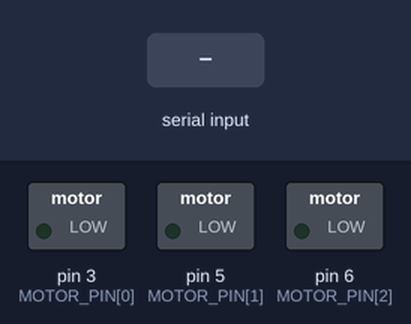
A sketch run on a simulated Arduino Uno, built with avr-gcc and run on an emulated ATmega328P. Shown: switched loads named in the sketch (green lamp = pin HIGH). The inputs (shaded band) are chosen by the test bench.

Above: at 1.2 s.
1.3 s: "H,90,45,200,10\n" received over Serial
At 1.55 s:
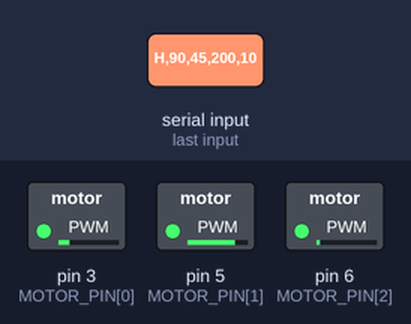
Timing chart, 0 to 4.3 s (numbered marks = the images above; inputs shaded):
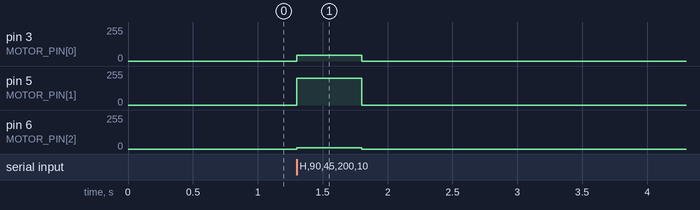

The sketch:

arduino_haptics.ino
```cpp
/* Vishwakarma Stage 2 research prototype: three directional vibration channels.
   Board: Arduino UNO R4 Minima; pins D3/D5/D6 PWM.
   Serial protocol: H,sequence,left_pwm,center_pwm,right_pwm\n  (0-255)
   Outputs stop after stale command; THIS IS NOT A CERTIFIED SAFETY DEVICE.
   Drivers: logic-level N-MOSFET low side; flyback diode on each ERM motor.
*/
#include <Arduino.h>
#include <stdio.h>
const uint8_t MOTOR_PIN[3] = {3, 5, 6};
const unsigned long COMMAND_TIMEOUT_MS = 500; // proposed setting; bench verify
const size_t MAX_LINE = 54;
char buffer[MAX_LINE];
size_t used = 0;
unsigned long lastGood = 0;
bool active = false;
void off() { for (uint8_t p : MOTOR_PIN) analogWrite(p, 0); }
void apply(char *line) {
  unsigned int seq = 0;
  int l = -1, c = -1, r = -1;
  if (sscanf(line, "H,%u,%d,%d,%d", &seq, &l, &c, &r) != 4) return;
  if (l<0 || l>255 || c<0 || c>255 || r<0 || r>255) return;
  analogWrite(MOTOR_PIN[0], l);
  analogWrite(MOTOR_PIN[1], c);
  analogWrite(MOTOR_PIN[2], r);
  lastGood = millis();
  active = true;
}
void setup() {
  for (uint8_t p : MOTOR_PIN) pinMode(p, OUTPUT);
  off();
  Serial.begin(115200);
  lastGood = millis();
}
void loop() {
  while (Serial.available()) {
    char c = Serial.read();
    if (c == '\r') continue;
    if (c == '\n') { buffer[used] = 0; apply(buffer); used = 0; }
    else if (used < MAX_LINE - 1) buffer[used++] = c;
    else used = 0;
  }
  if (active && (millis() - lastGood > COMMAND_TIMEOUT_MS)) {
    off(); active = false;
  }
}
```

Measured:
- after the input at 1.3 s, pin 3 (MOTOR_PIN[0]): 0/255 → 45/255 at once, → 0/255 0.50 s later; pin 5 (MOTOR_PIN[1]): 0/255 → 200/255 at once, → 0/255 0.50 s later; pin 6 (MOTOR_PIN[2]): 0/255 → 10/255 at once, → 0/255 0.50 s later
